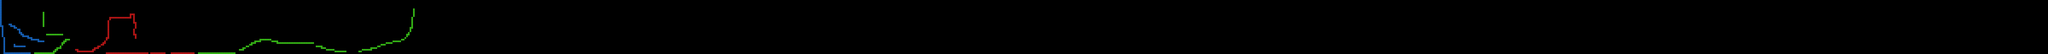

This is a level from a 2D game, rendered from its Tiled map with the project's own tilesets. A one-line summary and the map file follow, with tile-layer data summarised:
An orthogonal 1200x32 tile map with 32x32 px tiles, 3 tile layers (red, green, blue) and 3 objects.

<map version="1.0" orientation="orthogonal" width="1200" height="32" tilewidth="32" tileheight="32">
 <tileset firstgid="1" name="blocks" tilewidth="32" tileheight="32">
  <image source="blocks.png" width="96" height="32" />
 </tileset>
 <layer name="red" width="1200" height="32">
  <data>[38400 cells, 338 non-empty, 3 distinct tile ids]</data>
 </layer>
 <layer name="green" width="1200" height="32">
  <data>[38400 cells, 52 non-empty, 2 distinct tile ids]</data>
 </layer>
 <layer name="blue" width="1200" height="32">
  <data>[38400 cells, 0 non-empty, 0 distinct tile ids]</data>
 </layer>
 <objectgroup name="crystals" width="1200" height="32" />
 <objectgroup name="terrain" width="1200" height="32">
  <object x="120" y="104">
   <polyline points="0,0 338,282 908,188 1518,262 1834,8" />
  </object>
  <object x="3118" y="1008">
   <polyline points="0,0 346,-76 562,-74 722,-22 844,-60 1126,-382 1192,-394" />
  </object>
  <object x="4284" y="642">
   <polyline points="0,0 1010,52 1722,-10 2252,118 3142,-132" />
  </object>
 </objectgroup>
</map>
